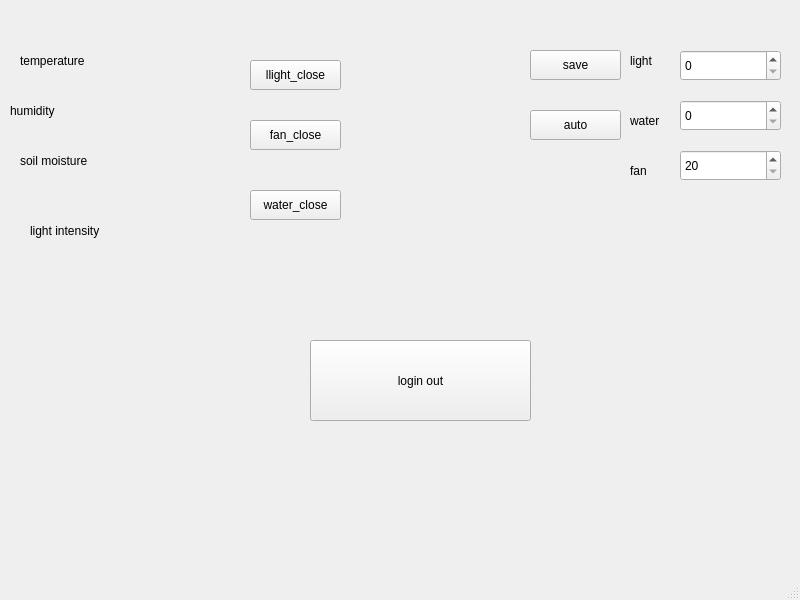
<?xml version="1.0" encoding="UTF-8"?>
<ui version="4.0">
 <class>MainWindow</class>
 <widget class="QMainWindow" name="MainWindow">
  <property name="geometry">
   <rect>
    <x>0</x>
    <y>0</y>
    <width>800</width>
    <height>600</height>
   </rect>
  </property>
  <property name="windowTitle">
   <string>MainWindow</string>
  </property>
  <widget class="QWidget" name="centralwidget">
   <widget class="QLabel" name="label">
    <property name="geometry">
     <rect>
      <x>20</x>
      <y>40</y>
      <width>411</width>
      <height>41</height>
     </rect>
    </property>
    <property name="text">
     <string>temperature</string>
    </property>
   </widget>
   <widget class="QLabel" name="label_2">
    <property name="geometry">
     <rect>
      <x>10</x>
      <y>90</y>
      <width>141</width>
      <height>41</height>
     </rect>
    </property>
    <property name="text">
     <string>humidity</string>
    </property>
   </widget>
   <widget class="QLabel" name="label_temperature">
    <property name="geometry">
     <rect>
      <x>130</x>
      <y>50</y>
      <width>68</width>
      <height>22</height>
     </rect>
    </property>
    <property name="text">
     <string/>
    </property>
   </widget>
   <widget class="QLabel" name="label_humidity">
    <property name="geometry">
     <rect>
      <x>130</x>
      <y>100</y>
      <width>68</width>
      <height>22</height>
     </rect>
    </property>
    <property name="text">
     <string/>
    </property>
   </widget>
   <widget class="QLabel" name="label_3">
    <property name="geometry">
     <rect>
      <x>20</x>
      <y>150</y>
      <width>141</width>
      <height>22</height>
     </rect>
    </property>
    <property name="text">
     <string>soil moisture</string>
    </property>
   </widget>
   <widget class="QLabel" name="label_4">
    <property name="geometry">
     <rect>
      <x>30</x>
      <y>220</y>
      <width>181</width>
      <height>22</height>
     </rect>
    </property>
    <property name="text">
     <string>light intensity</string>
    </property>
   </widget>
   <widget class="QLabel" name="label_soil">
    <property name="geometry">
     <rect>
      <x>160</x>
      <y>150</y>
      <width>68</width>
      <height>22</height>
     </rect>
    </property>
    <property name="text">
     <string/>
    </property>
   </widget>
   <widget class="QLabel" name="label_lightIntensity">
    <property name="geometry">
     <rect>
      <x>160</x>
      <y>220</y>
      <width>68</width>
      <height>22</height>
     </rect>
    </property>
    <property name="text">
     <string/>
    </property>
   </widget>
   <widget class="QPushButton" name="pushButton_water">
    <property name="geometry">
     <rect>
      <x>250</x>
      <y>190</y>
      <width>91</width>
      <height>30</height>
     </rect>
    </property>
    <property name="text">
     <string>water_close</string>
    </property>
   </widget>
   <widget class="QPushButton" name="pushButton_light">
    <property name="geometry">
     <rect>
      <x>250</x>
      <y>60</y>
      <width>91</width>
      <height>30</height>
     </rect>
    </property>
    <property name="text">
     <string>llight_close</string>
    </property>
   </widget>
   <widget class="QPushButton" name="pushButton_fan">
    <property name="geometry">
     <rect>
      <x>250</x>
      <y>120</y>
      <width>91</width>
      <height>30</height>
     </rect>
    </property>
    <property name="text">
     <string>fan_close</string>
    </property>
   </widget>
   <widget class="QPushButton" name="pushButton_loginout">
    <property name="geometry">
     <rect>
      <x>310</x>
      <y>340</y>
      <width>221</width>
      <height>81</height>
     </rect>
    </property>
    <property name="text">
     <string>login out</string>
    </property>
   </widget>
   <widget class="QPushButton" name="pushButton_auto_save">
    <property name="geometry">
     <rect>
      <x>530</x>
      <y>50</y>
      <width>91</width>
      <height>30</height>
     </rect>
    </property>
    <property name="text">
     <string>save</string>
    </property>
   </widget>
   <widget class="QLabel" name="label_5">
    <property name="geometry">
     <rect>
      <x>630</x>
      <y>50</y>
      <width>68</width>
      <height>22</height>
     </rect>
    </property>
    <property name="text">
     <string>light</string>
    </property>
   </widget>
   <widget class="QLabel" name="label_6">
    <property name="geometry">
     <rect>
      <x>630</x>
      <y>110</y>
      <width>41</width>
      <height>22</height>
     </rect>
    </property>
    <property name="text">
     <string>water</string>
    </property>
   </widget>
   <widget class="QLabel" name="label_7">
    <property name="geometry">
     <rect>
      <x>630</x>
      <y>160</y>
      <width>68</width>
      <height>22</height>
     </rect>
    </property>
    <property name="text">
     <string>fan</string>
    </property>
   </widget>
   <widget class="QSpinBox" name="spinBox_light">
    <property name="geometry">
     <rect>
      <x>680</x>
      <y>50</y>
      <width>101</width>
      <height>31</height>
     </rect>
    </property>
    <property name="maximum">
     <number>30000</number>
    </property>
   </widget>
   <widget class="QSpinBox" name="spinBox_water">
    <property name="geometry">
     <rect>
      <x>680</x>
      <y>100</y>
      <width>101</width>
      <height>31</height>
     </rect>
    </property>
    <property name="maximum">
     <number>30000</number>
    </property>
   </widget>
   <widget class="QSpinBox" name="spinBox_fan">
    <property name="geometry">
     <rect>
      <x>680</x>
      <y>150</y>
      <width>101</width>
      <height>31</height>
     </rect>
    </property>
    <property name="minimum">
     <number>20</number>
    </property>
    <property name="maximum">
     <number>30</number>
    </property>
   </widget>
   <widget class="QPushButton" name="pushButton_2">
    <property name="geometry">
     <rect>
      <x>530</x>
      <y>110</y>
      <width>91</width>
      <height>30</height>
     </rect>
    </property>
    <property name="text">
     <string>auto</string>
    </property>
   </widget>
  </widget>
  <widget class="QMenuBar" name="menubar">
   <property name="geometry">
    <rect>
     <x>0</x>
     <y>0</y>
     <width>800</width>
     <height>27</height>
    </rect>
   </property>
  </widget>
  <widget class="QStatusBar" name="statusbar"/>
 </widget>
 <resources/>
 <connections/>
</ui>
